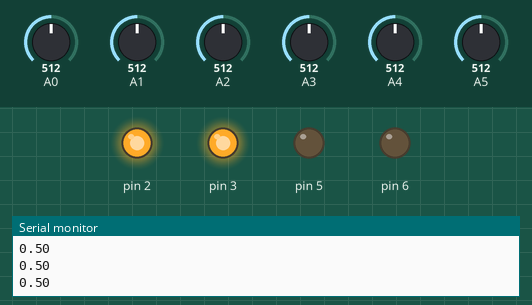
This sketch was run on a simulated Arduino Uno, built with avr-gcc and run on an emulated ATmega328P. Parts: output pins drawn as LEDs (lit = HIGH), the last lines printed to the serial monitor. The inputs (shaded band) are chosen by the test bench; at power-on: A0 = 512, A2 = 512, A1 = 512, A3 = 512, A4 = 512, A5 = 512.

Above: at 1.2 s.
1.3 s: A0 set to 182
2.8 s: A0 set to 156
At 3.9 s:
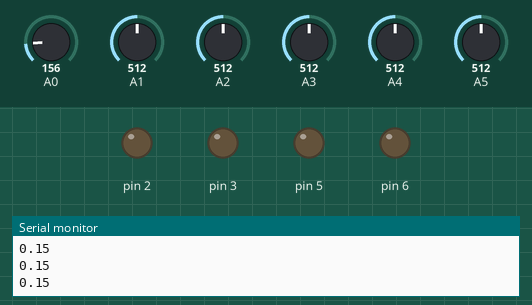
4.3 s: A2 set to 716
At 5.0 s:
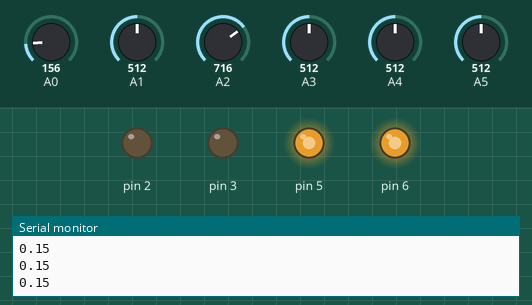
5.8 s: A1 set to 540
At 6.2 s:
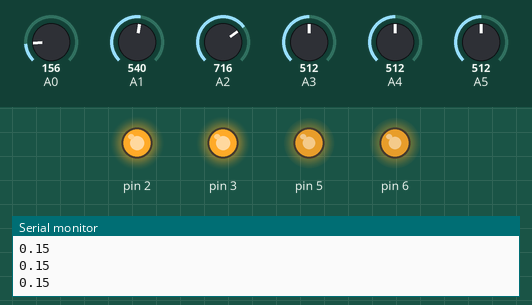
7.3 s: A2 set to 306
At 8.5 s:
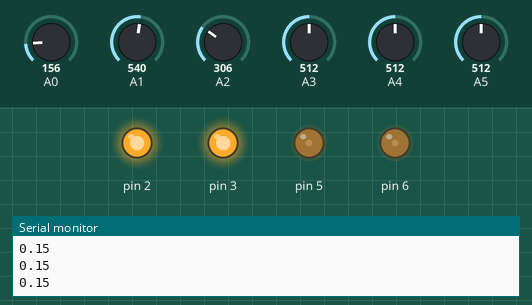
8.8 s: A3 set to 491
10.3 s: A3 set to 469
At 10.8 s:
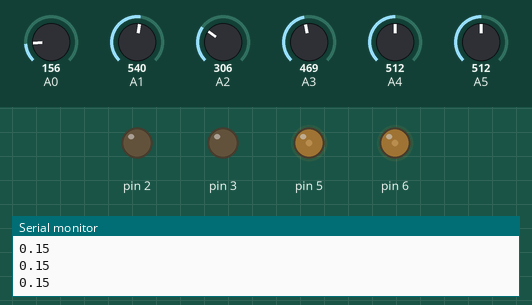
Timing chart, 0 to 12.8 s (numbered marks = the images above; inputs shaded):
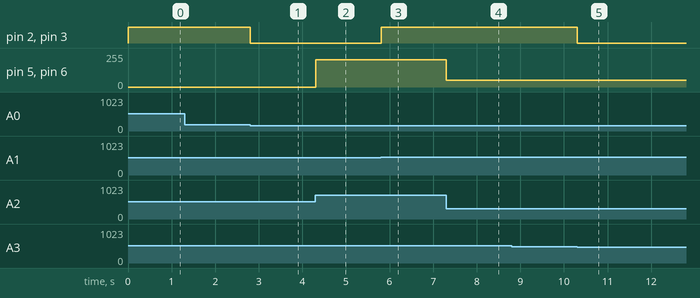

Measured:
- the behaviour switches between 170 and 169 on A0 (found by bisection; images 0 and 1)
- the behaviour switches between 525 and 526 on A1 (found by bisection; images 2 and 3)
- the behaviour switches between 480 and 479 on A3 (found by bisection; images 4 and 5)
- after the input at 2.8 s, pin 2, pin 3: HIGH → LOW at once
- after the input at 4.3 s, pin 5, pin 6: 0/255 → 204/255 at once
- after the input at 5.8 s, pin 2, pin 3: LOW → HIGH at once
- after the input at 7.3 s, pin 5, pin 6: 204/255 → 50/255 at once
- after the input at 10.3 s, pin 2, pin 3: HIGH → LOW at once

The sketch:

main.ino
```cpp
// fast synchronous output on pins 2 and 3
inline void output(int value) {
  // 2 is PD2, 3 is PD3
  if (value) {
    PORTD = PORTD | 0b00001100;
  }
  else {
    PORTD = PORTD & 0b11110011;
  }
}

void setup() {
  pinMode(A2, INPUT);
  pinMode(A3, INPUT);
  pinMode(A4, INPUT);
  pinMode(A5, INPUT);
  pinMode(A0, INPUT);
  pinMode(A1, INPUT);
  pinMode(5, OUTPUT);
  pinMode(6, OUTPUT);
  pinMode(2, OUTPUT);
  pinMode(3, OUTPUT);
  Serial.begin(9600);
}

void loop() {
  // oscillators (on different PWM channels)
  analogWrite(5, analogRead(A2));
  analogWrite(6, analogRead(A2));

  // sampling channels
  float i0 = analogRead(A0) / 1023.0;
  float i1 = analogRead(A1) / 1023.0;

  // output gain channels
  float g0 = analogRead(A4) / 1023.0;
  float g1 = analogRead(A5) / 1023.0;

  // output gain
  float gain = (analogRead(A3) / 1023.0) + 1;

  // write output
  float val = (i0 * g0 + i1 * g1) * gain;
  output(val > 0.5);
  Serial.println(i0);
}
```
